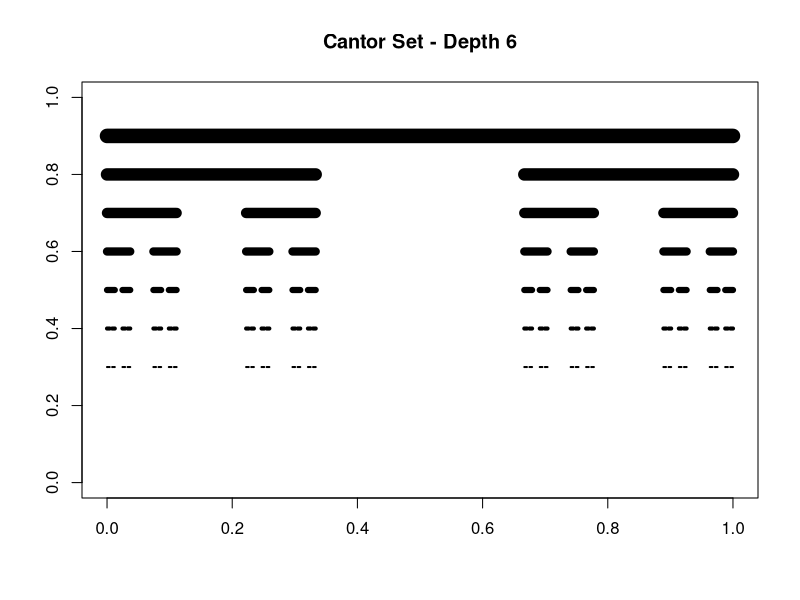

Write the R code that produced this figure.
# @author: my@daisg.com
# @date: 2025-10-29
# @version: 0.1
# Copyright (c) 2025 daisg
# SPDX-License-Identifier: GPL-3
# @brief/ Description
# 康托尔集 (Cantor Set)
cantor_set <- function(start, end, depth, max_depth, y_level) {
  if (depth > max_depth) {
    return()
  }
  
  # 绘制当前线段
  segments(start, y_level, end, y_level, lwd = (max_depth - depth + 1) * 2)
  
  # 计算新线段的位置
  length <- (end - start) / 3
  new_y <- y_level - 0.1
  
  # 递归处理左右两段
  cantor_set(start, start + length, depth + 1, max_depth, new_y)
  cantor_set(end - length, end, depth + 1, max_depth, new_y)
}

# 绘制康托尔集
draw_cantor_set <- function(depth = 5) {
  plot(0, 0, type = "n", xlim = c(0, 1), ylim = c(0, 1),col="darkgreen",
       xlab = "", ylab = "", main = paste("Cantor Set - Depth", depth))
  cantor_set(0, 1, 0, depth, 0.9)
}

draw_cantor_set(6)